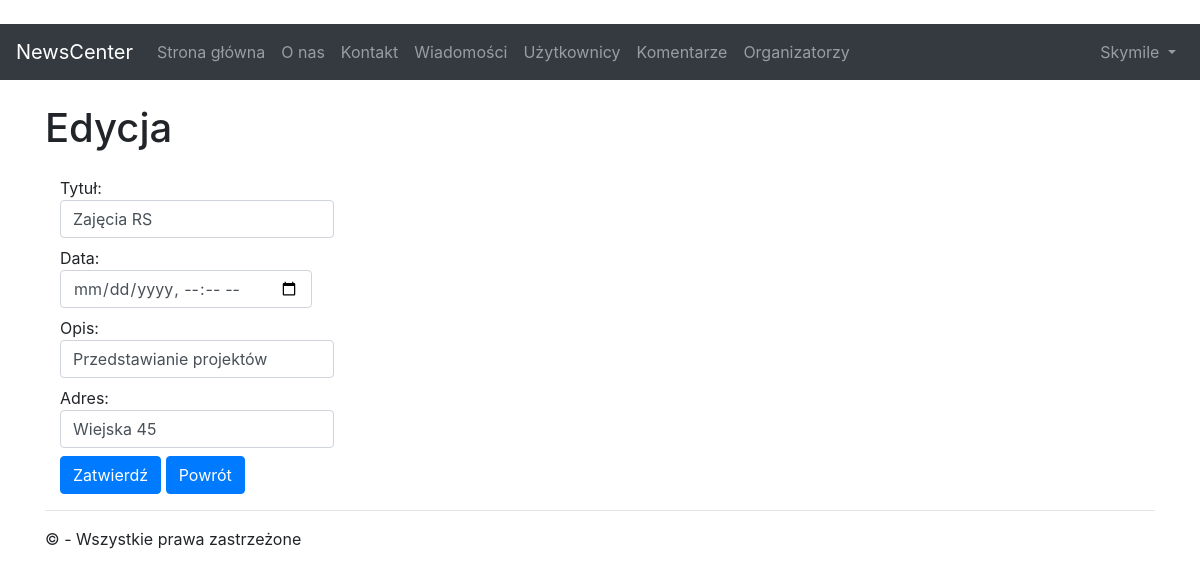
The app's page /edit/2 (signed in) with its own data.
### app/models.py (models this page shows, shortened)
class News(models.Model):
	title       = models.CharField(max_length = 32)
	date        = models.DateTimeField()
	description = models.TextField()
	address     = models.CharField(max_length = 32)
	created     = models.DateTimeField(auto_now_add=True)
	class Meta:
		verbose_name_plural = 'News'

### app/views/article.py (the view)
# urls.py: path('edit/<int:id>'    , app.views.article.edit    , name='edit'    ),
def edit(request, id):
	if not is_mod(request):
		return Http404()
	news = find_news(id)
	return render(request,'app/news/edit.html', {'news': news})

### app/support/utilities.py (called while the page is built)
def is_mod(request):
	user = UserProfile.objects.get(user=request.user)
	return user.role == 'moderator' or user.role == 'administrator'

def find_news(pk):
	return News.objects.get(id=pk)

### app/templates/app/news/edit.html (shortened to what this page needs)
{% extends 'app/shared/layout.html'%}
{% block content %}
<div class="container form-group">
	<br />
	<div class="row">
		<div >
			<h1>Edycja</h1>
		</div>
	</div>
</div>
<div class="container form-group">
	<form action="/update/{{ news.id }}" method="post">
		<label for="title">
			Tytuł:
			<input type="text" name="title" id="title" class="form-control" value="{{ news.title }}" placeholder=" {{ news.title }}"/>
		</label>
		<br />
		<label for="date">
			Data:
			<input type="datetime-local" value="{{ news.date|date:"Y-m-d" }}" name="date" onfocus="(this.type='{{ news.date }}')" placeholder="{{ news.date }}" class="form-control" />
		</label>
		<br />
		<label for="description">
			Opis:
			<input type="text" name="description" id="descrpition" class="form-control" value="{{ news.description}}" placeholder=" {{ news.description }}"/>
		</label>
		<br />
			<label for="address">
				Adres:
				<input type="text" name="address" id="address" class="form-control" value="{{ news.address}}" placeholder=" {{ news.address}}"/>
			</label>
		<br />
		<button type="submit" class="btn btn-primary">Zatwierdź</button>
		<button onclick="window.location='{% url 'news' %}'" type="button" class="btn btn-primary">Powrót</button>
	</form>
</div>
{% endblock %}

### app/templates/app/partial/loginpartial.html (shortened to what this page needs)
{% if user.is_authenticated %}
	<ul class="navbar-nav ml-auto">
		<li class="nav-item dropdown">
			<a class="nav-link dropdown-toggle" href="#" id="userMenu" data-toggle="dropdown" aria-haspopup="true" aria-expanded="false">
				{{ user.username }}
			</a>
		</li>
	</ul>
{% else %}
	<form class="form-inline ml-auto">
		<a href="{% url 'login' %}" class="btn btn-outline-secondary">Zaloguj</a>
		<a href="{% url 'signup' %}" class="btn btn-primary ml-2">Zarejestruj</a>
	</form>
{% endif %}

### app/static/app/content/styles.css (style rules this page uses)
body { padding-top: 0px; }

### records on screen
News: title "Zajęcia RS", description "Przedstawianie projektów", address "Wiejska 45"

### other values on screen
{{ user.username }} "Skymile"
